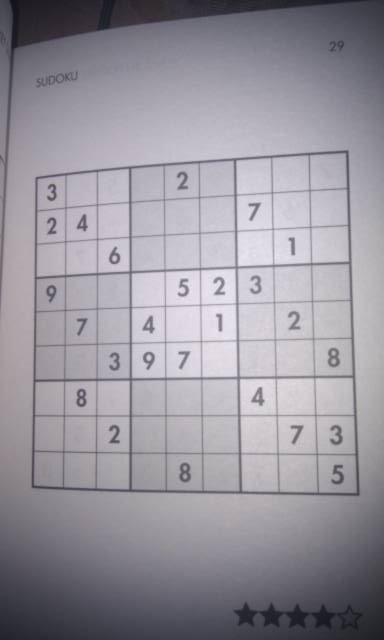
//> input picture SudokuGrabber/SudokuGrabberC/Train/sudoku2.jpg, 384 x 640 px
$ ./SudokuDetector   (built with g++ and OpenCV 4)
//> lines starting //> are read from the running program, lines starting //| are printed output that depends on the picture; after the words box and inside, x2 and y2 are one past the last pixel; in counts of white or black regions, pixels touching at a corner belong together
### SudokuGrabber/ARSudokuSolver/jni/opencv/ml.h
// [39 lines of licence text are left out]

#ifndef __OPENCV_OLD_ML_H__
#define __OPENCV_OLD_ML_H__

#include "opencv2/core/core_c.h"
#include "opencv2/core/core.hpp"
#include "opencv2/ml/ml.hpp"

#endif

### SudokuGrabber/SudokuGrabberC/src/DigitReader.h
#ifndef DIGITREADER_H_
#define DIGITREADER_H_
#include <ml.h>

class DigitReader{

public:
	DigitReader();

	bool train(char* dataPath, char* labelPath, int byteOrder);
	int recognize(CvMat* data);
	int getDataSizeX();
	int getDataSizeY();

private:
	int readInteger(FILE* fp, int byteOrder);
	bool readTrainData(char* dataPath,int byteOrder);
	bool readTrainClasses(char* labelPath,int byteOrder);
	void setDataSize(int x, int y);
	CvMat* trainData;
	CvMat* trainClasses;
	int dataSizeX;
	int dataSizeY;
	CvKNearest knn;
	int K;
};
#endif

### SudokuGrabber/SudokuGrabberC/src/DigitReader.cpp
#include <fstream>
#include <string.h>
#include "DigitReader.h"

#define MAX_NUM 60000
#define MAX_TEST 10
#define HIGH_ENDIAN 0
#define LOW_ENDIAN 1
#define ROWS 28
#define COLS 28


// [101 lines left out: functions setDataSize, train, recognize, readInteger, readTrainData, readTrainClasses, not called in this run]

DigitReader::DigitReader(){
	knn = CvKNearest();
	K = 2;
}

### SudokuGrabber/SudokuGrabberC/src/SudokuDetector.cpp
// SudokuDetector.cpp : Defines the entry point for the console application.
//

#include <cv.h>
#include <cxcore.h>
#include <highgui.h>
#include "DigitReader.h"

#define FILENAME "Train/sudoku2.jpg"
#define ROWS 28
#define COLS 28
#define HIGH_ENDIAN 0
#define LOW_ENDIAN 1


// [47 lines left out: function convertFormat, not called in this run]
void findblob(IplImage* res){

	double max = -1;
	CvPoint maxPt;
	CvConnectedComp a = CvConnectedComp();
	CvConnectedComp* comp = &a;
	int values[] = {0,1,0,1,1,1,0,1,0};
	IplConvKernel* kernal = cvCreateStructuringElementEx(3,3,1,1,CV_SHAPE_CUSTOM,values);
	cvDilate(res,res,kernal);

	for(int y = 0; y<res->height;y++){

		uchar* row = (uchar*)(res->imageData + y* res->widthStep);
		for( int x = 0; x < res->width; x++){

			if(row[x]>=128){

				cvFloodFill(res,cvPoint(x,y),CV_RGB(0,0,64),cvScalarAll(0),cvScalarAll(0),comp);
				if(comp==NULL){
				}else{
					if((comp->area)>max){
						max = comp->area;
						maxPt = cvPoint(x,y);
					}
				}
			}

		}
	}

	cvFloodFill(res, maxPt, CV_RGB(255,255,255));

	for(int y = 0; y<res->height;y++){

		uchar* row = (uchar*)(res->imageData + y* res->widthStep);
		for( int x = 0; x < res->width; x++){
			if(row[x] ==64 && x!=maxPt.x && y!=maxPt.y){
				cvFloodFill(res,cvPoint(x,y),CV_RGB(0,0,0));
			}
		}
	}
	cvErode(res,res,kernal);
	cvReleaseStructuringElement(&kernal);

}

IplImage* findCorners2(IplImage* res, CvPoint* cPoints){
	using namespace cv;
	using namespace std;

	int imgHeight = res -> height;
	int imgWidth = res->width;
	Mat sudoku = Mat(res);
	vector<KeyPoint> corners;
	cv::FAST(sudoku,corners,10,false);

	// reverse the map
	for(int y = 0; y<res->height;y++){
	uchar* row = (uchar*)(res->imageData + y* res->widthStep);
	for( int x = 0; x < res->width; x++){
		if(row[x]==0){
			row[x] = 255;
		} else{
			row[x] = 128;
		}
	}
}

	CvPoint topLeft;
	CvPoint topRight;
	CvPoint bottomLeft;
	CvPoint bottomRight;

	int disTL = INT_MAX;
	int disTR = INT_MAX;
	int disBL = INT_MAX;
	int disBR = INT_MAX;

	int end = corners.size();

	int* valueMap;
	valueMap = (int *)malloc(end*(sizeof(int)));
	int count = 0;

	count = corners.size();
	printf("Count: %d\n", count);

	// find the four corners
	for( int i = 0 ; i < count; i++){

		int tempX = corners.at(i).pt.x;
		int tempY = corners.at(i).pt.y;
		int xL = tempX;
		int xR = imgWidth - tempX;
		int yT = tempY;
		int yB = imgHeight - tempY;

		if((tempX*tempX + tempY*tempY)<disTL){
			if(tempX-2<0){
				tempX = 0;
			}else{
				tempX = tempX-2;
			}
			if(tempY - 2 < 0){
				tempY = 0;
			}else{
				tempY = tempY - 2;
			}
			topLeft = cvPoint(tempX,tempY);
			disTL = tempX*tempX + tempY*tempY;
		}

		if((xR*xR + yT*yT)<disTR){

			if(tempX+2>imgWidth){
				tempX = imgWidth;
			}else{
				tempX = tempX+2;
			}
			if(tempY - 2 < 0){
				tempY = 0;
			}else{
				tempY = tempY - 2;
			}
			topRight = cvPoint(tempX,tempY);
			disTR = xR*xR + yT*yT;
		}

		if((xL*xL + yB*yB)<disBL){
			if(tempX-2<0){
				tempX = 0;
			}else{
				tempX = tempX-2;
			}
			if(tempY +2 > imgHeight){
				tempY = imgHeight;
			}else{
				tempY = tempY + 2;
			}
			bottomLeft = cvPoint(tempX,tempY);
			disBL = xL*xL + yB*yB;
		}

		if((xR*xR + yB*yB)<disBR){
			if(tempX+2>imgWidth){
				tempX = imgWidth;
			}else{
				tempX = tempX+4;
			}
			if(tempY +2 > imgHeight){
				tempY = imgHeight;
			}else{
				tempY = tempY + 4;
			}
			bottomRight = cvPoint(tempX,tempY);
			disBR = xR*xR + yB*yB;
		}


	}

	cPoints[0] = topLeft;
	cPoints[1] = topRight;
	cPoints[2] = bottomRight;
	cPoints[3] = bottomLeft;

	cvLine( res, topLeft, bottomLeft, CV_RGB(0,0,0),1);
	cvLine( res, topLeft, topRight, CV_RGB(0,0,0),1);
	cvLine( res, bottomRight, bottomLeft, CV_RGB(0,0,0),1);
	cvLine( res, bottomRight, topRight, CV_RGB(0,0,0),1);


	// Code from AI Shack
	int maxLength = (topLeft.x - topRight.x)*(topLeft.x - topRight.x) + (topLeft.y - topRight.y)*(topLeft.y - topRight.y);
	int tempLength = (topLeft.x - bottomLeft.x)*(topLeft.x - bottomLeft.x) + (topLeft.y - bottomLeft.y)*(topLeft.y - bottomLeft.y);
	if(tempLength>maxLength){
		maxLength = tempLength;
	}
	tempLength = (bottomRight.x - bottomLeft.x)*(bottomRight.x - bottomLeft.x) + (bottomRight.y - bottomLeft.y)*(bottomRight.y - bottomLeft.y);
	if(tempLength>maxLength){
		maxLength = tempLength;
	}
	tempLength = (bottomRight.x - topRight.x)*(bottomRight.x - topRight.x) + (bottomRight.y - topRight.y)*(bottomRight.y - topRight.y);
	if(tempLength>maxLength){
		maxLength = tempLength;
	}
	maxLength = sqrt((double)maxLength);
	CvPoint2D32f src[4], dst[4];
	src[0] = cvPoint2D32f(topLeft.x,topLeft.y);
	dst[0] = cvPoint2D32f(0,0);
	src[1] = cvPoint2D32f(topRight.x,topRight.y);
	dst[1] = cvPoint2D32f(maxLength-1, 0);
	src[2] = cvPoint2D32f(bottomRight.x,bottomRight.y);
	dst[2] = cvPoint2D32f(maxLength-1, maxLength-1);
	src[3] = cvPoint2D32f(bottomLeft.x,bottomLeft.y);
	dst[3] = cvPoint2D32f(0, maxLength-1);
	IplImage* pic = cvLoadImage(FILENAME,0);
	IplImage* undistorted = cvCreateImage(
		cvSize(maxLength,maxLength),
		IPL_DEPTH_8U,
		1
	);
	CvMat* wrapMatrix = cvCreateMat(3,3,CV_32FC1);
	wrapMatrix = cvGetPerspectiveTransform(src,dst,wrapMatrix);
	cvWarpPerspective(pic,undistorted,wrapMatrix);

	// Free Memory
	cvReleaseImage(&pic);
	free(valueMap);
	return undistorted;

}

bool detectSudoku(IplImage* pic, int sudoku[9][9]){

	int offset = 5; // offest
	int imgWidth = pic->width;
	int imgHeight = pic->height;
	int sqrWidth = imgWidth/9+1;
	int sqrHeight = imgWidth/9+1;

	IplImage* greyPic = cvCreateImage(
		cvGetSize(pic),
		IPL_DEPTH_8U,
		1
	);

	IplImage* temp = cvCreateImage(cvGetSize(pic),IPL_DEPTH_8U,1);
	cvCopy(pic,temp);
	cvSmooth(temp,temp,CV_GAUSSIAN,5,5);
	cvAdaptiveThreshold(temp, greyPic, 255, CV_ADAPTIVE_THRESH_MEAN_C,
						CV_THRESH_BINARY_INV, 5,2);
	cvNamedWindow("Demo");
	cvNamedWindow("Grey");
	cvShowImage("Grey",greyPic);
	cvWaitKey(0);
	int coX = 0;  // The x coordinate of topleft vertex in the inner box
	int coY = 0;  // The y coordinate of topleft vertex in the inner box
	int coXL = 0; // The x coordinate of left edge
	int coXR = 0; // The x coordinate of right edge
	int coYT = 0; // The y coordinate of top edge
	int coYB = 0; // The y coordinate of bottom edge
	int midX = 0;
	int midY = 0;
	int width = 0;
	int height = 0;
	int detectThresholdX = 0;
	int detectThresholdY = 0;
	int widthThreshold = 0;
	int heightThreshold = 0;
	int areaThreshold = 50;  // areaThreshold
	int row = 0 ;
	int col = 0;
	int digitX = -1;
	int digitY = -1;
	int digitWidth = -1;
	int digitHeight = -1;
	CvPoint maxPoint;
	bool findNO = false;
	IplImage* piece;
	CvConnectedComp a = CvConnectedComp();
	CvConnectedComp* comp = &a;
	char dataPath[] = "Train/myTrainData";
	char labelPath[] = "Train/myTrainClasses";
	DigitReader rd = DigitReader();
	rd.train(dataPath,labelPath,LOW_ENDIAN);

	for(row = 5 ; row< 9; row++){
		coY = row * sqrHeight;
		for(col = 0; col < 9 ; col++){
			coX = col * sqrWidth;
			digitX = -1;
			digitY = -1;
			digitWidth = -1;
			digitHeight = -1;
			// Calculate the outerbox
			if(coX - offset < 0){
				coXL = 0;
			}else {
				coXL = coX - (1.5)*offset;
			}

			if(coX + offset + sqrWidth >imgWidth){
				coXR = imgWidth;
			}else{
				coXR = coX  + sqrWidth;
			}

			if(coY - offset <0){
				coYT = 0;
			}else{
				coYT = coY - (1.5)*offset;
			}

			if(coY + offset + sqrHeight > imgHeight){
				coYB = imgHeight;
			}else{
				coYB = coY + sqrHeight;
			}

			width = coXR - coXL - offset;
			height = coYB - coYT- offset;

			cvSetImageROI(greyPic,cvRect(coXL,coYT,width,height));
			piece = cvCreateImage(cvGetSize(greyPic),IPL_DEPTH_8U,1);
			cvCopy(greyPic,piece);
			cvShowImage("Demo",piece);
			cvWaitKey(0);
			detectThresholdY = height/4 +1;
			detectThresholdX = width/4 +1;
			widthThreshold = 2*width/3;
			heightThreshold = 3*height/4;
			midX = ( width+1 ) / 2;
			midY = ( height+1 ) / 2;
			int x = midX+5;
			int y = midY+5;

			for(;(x>detectThresholdX)&&(y>detectThresholdY); x--, y--){
				findNO = false;
				uchar* ptr = (uchar*)(piece->imageData + y*piece->widthStep);
				if(ptr[x]>128){
					cvFloodFill(piece,cvPoint(x,y),CV_RGB(0,0,64),cvScalarAll(0),cvScalarAll(0),comp);
					if((comp->rect.height<heightThreshold)&&(comp->rect.width<widthThreshold)&& (comp->area>areaThreshold)){
						findNO = true;
						maxPoint = cvPoint(x,y);
						digitX = comp->rect.x;
						digitY = comp->rect.y;
						digitWidth = comp->rect.width;
						digitHeight = comp->rect.height;
						cvFloodFill(piece,cvPoint(x,y),CV_RGB(0,0,128));
						break;
					}
				}
			}
			if(findNO){
				for(int i = 0; i< height ; i++){

					uchar* ptr = (uchar*)(piece->imageData + i*piece->widthStep);
					for(int j = 0; j<width; j++){

						if(ptr[j]!=128&&ptr[j]!=0){
							if((j==width-1)||(i==height-1)){

							}else{
								cvFloodFill(piece,cvPoint(j,i),CV_RGB(0,0,0));
							}
						}
					}
				}
				cvFloodFill(piece,maxPoint,CV_RGB(0,0,255));
				cvShowImage("Demo",piece);
				cvWaitKey(0);
				CvMat* test = convertFormat(piece,digitX,digitY,digitWidth,digitHeight);
				int digit = rd.recognize(test);
				sudoku[row][col] = digit;
			}else{
				sudoku[row][col] = 0;
			}

			cvResetImageROI(greyPic);
			cvReleaseImage(&piece);
		}

	}
	return true;

}


IplImage* smoothImage(IplImage* src){

	IplImage* temp = cvCreateImage(
		cvGetSize(src),
		IPL_DEPTH_8U,
		1
	);
	cvSmooth(src,temp,CV_GAUSSIAN,11,11);
	cvAdaptiveThreshold(temp, temp, 255, CV_ADAPTIVE_THRESH_MEAN_C,
						CV_THRESH_BINARY_INV, 5,2);
	return temp;

}
int main(int argc, char* argv[])
{
	int sudoku[9][9] = {{0}};
	CvPoint corners[4];
	IplImage* undistorted;
	IplImage* src = cvLoadImage(FILENAME,CV_LOAD_IMAGE_GRAYSCALE);

	IplImage* res = cvCreateImage(
		cvGetSize(src),
		IPL_DEPTH_8U,
		1
	);
	res = smoothImage(src);
//> in smoothImage, `cvAdaptiveThreshold(temp, temp, 255, CV_ADAPTIVE_THRESH_MEAN_C, CV_THR..`:
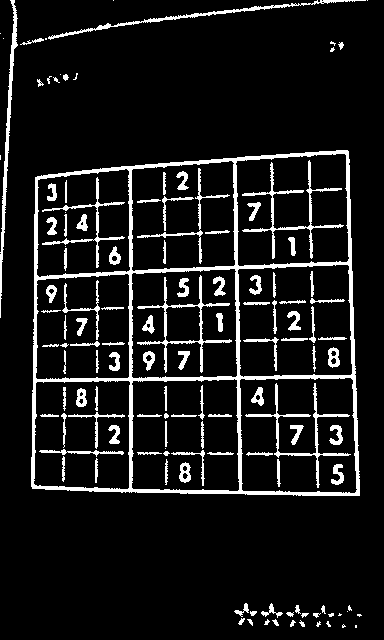
//> temp: 640 rows x 384 cols, CV_8UC1; 9.5% white; 129 white regions (26 under 20 px), largest, box (x1, y1, x2, y2) and area: (31, 150, 360, 496) 9598, (0, 0, 18, 318) 1007, (242, 160, 344, 259) 995
	findblob(res);
//> in findblob, `cvDilate(res,res,kernal);`:
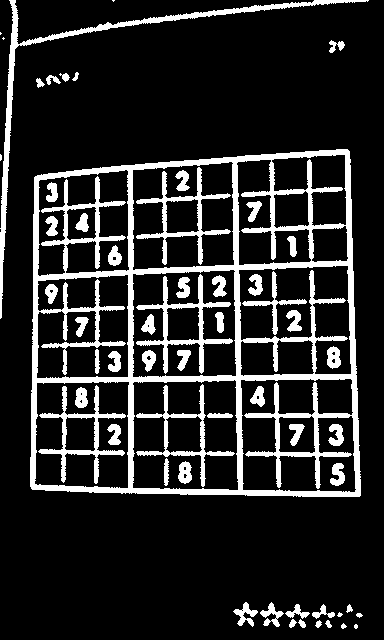
//> res: 640 rows x 384 cols, CV_8UC1; 15.5% white; 58 white regions (6 under 20 px), largest, box (x1, y1, x2, y2) and area: (30, 149, 361, 497) 21938, (0, 0, 369, 319) 3183, (136, 274, 233, 374) 1653
//> after the loop in findblob, `for(int y = 0; y<res->height;y++)`:
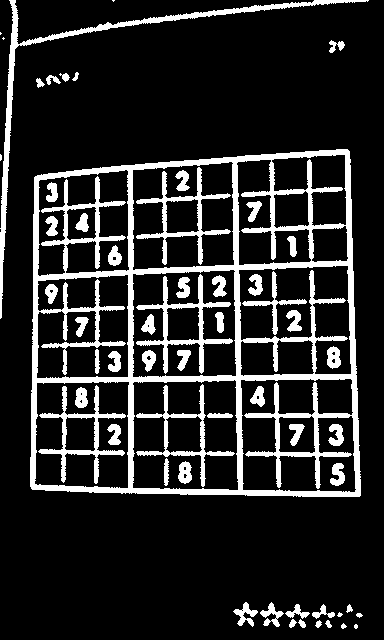
//> res: 640 rows x 384 cols, CV_8UC1; values 0 (black) and 64 (white), 15.5% white; 58 white regions (6 under 20 px), largest, box (x1, y1, x2, y2) and area: (30, 149, 361, 497) 21938, (0, 0, 369, 319) 3183, (136, 274, 233, 374) 1653
//> after the loop in findblob, `for(int y = 0; y<res->height;y++)`: max = 21843; maxPt = Point(336, 149)
//> in findblob, `cvFloodFill(res, maxPt, CV_RGB(255,255,255));`: res: 640 rows x 384 cols, CV_8UC1; 8.89% of pixels changed, all inside (x1, y1, x2, y2) = (30, 149, 361, 497)
//> after the loop in findblob, `for(int y = 0; y<res->height;y++)`:
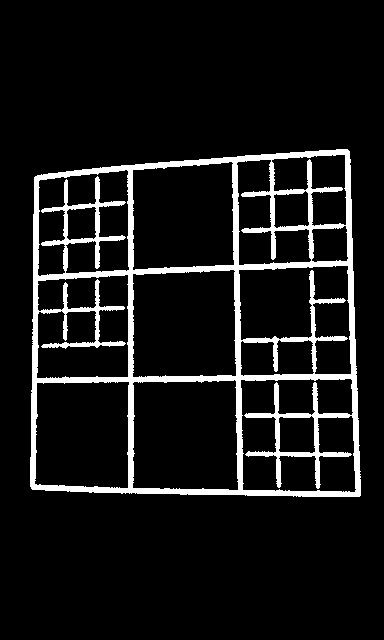
//> res: 640 rows x 384 cols, CV_8UC1; 8.9% white; 1 white region, box (x1, y1, x2, y2) and area: (30, 149, 361, 497) 21843
	cvNamedWindow("Original");

	undistorted = findCorners2(res,corners);
//> in findCorners2, `cv::FAST(sudoku,corners,10,false);`: corners = 972 keypoints; strongest (x, y, size): (346, 150, 7), (347, 150, 7), (347, 151, 7), (348, 151, 7)
//> after the loop in findCorners2, `for(int y = 0; y<res->height;y++)`: res: 640 rows x 384 cols, CV_8UC1; values 128 (black) and 255 (white), 94.4% white; 26 black regions (3 under 20 px), largest, box (x1, y1, x2, y2) and area: (31, 150, 360, 496) 9603, (242, 160, 344, 259) 998, (245, 383, 351, 488) 918
//> in findCorners2, `int end = corners.size();`: end = 972
//| Count: 972
//> the loop in findCorners2, `for( int i = 0 ; i < count; i++)` made 972 passes
//> (xL, xR, yT, yB, disTL, topRight) on pass 1: (346, 38, 150, 490, 140240, Point(346, 146))
//> (xL, xR, yT, yB, topLeft, disTL) on pass 6: (332, 52, 154, 486, Point(330, 152), 132004)
//> in findCorners2, `cvLine( res, bottomRight, topRight, CV_RGB(0,0,0),1);`:
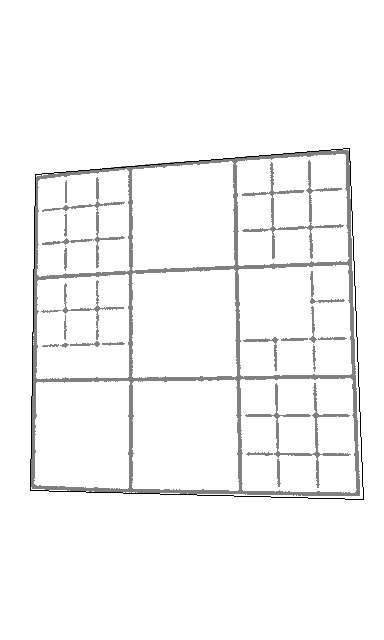
//> res: 640 rows x 384 cols, CV_8UC1; min 0, max 255, mean 246.7
//> in findCorners2, `IplImage* undistorted = cvCreateImage( cvSize(maxLength,maxLength), IP..`: undistorted: 351 rows x 351 cols, CV_8UC1; every value is 0
//> in findCorners2, `cvWarpPerspective(pic,undistorted,wrapMatrix);`:
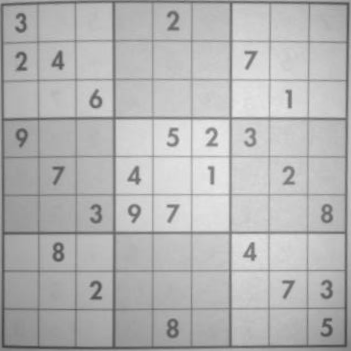
//> undistorted: 351 rows x 351 cols, CV_8UC1; min 65, max 236, mean 179.9
	cvShowImage("Original",src);
	detectSudoku(undistorted,sudoku);
//> in detectSudoku, `cvAdaptiveThreshold(temp, greyPic, 255, CV_ADAPTIVE_THRESH_MEAN_C, CV_..`:
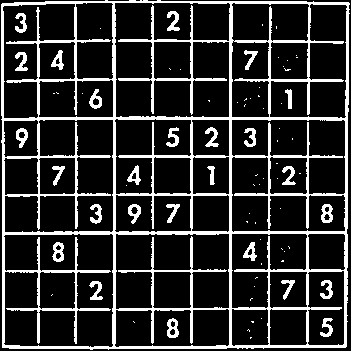
//> greyPic: 351 rows x 351 cols, CV_8UC1; 17.9% white; 80 white regions (53 under 20 px), largest, box (x1, y1, x2, y2) and area: (1, 0, 350, 350) 18609, (167, 318, 179, 338) 151, (52, 242, 64, 262) 150
//> (the run ends here: the program needs code that is not available in this run, at `knn = CvKNearest();`)

$ run again, with SudokuGrabber/SudokuGrabberC/Train/sudoku1.jpg copied over SudokuGrabber/SudokuGrabberC/Train/sudoku2.jpg
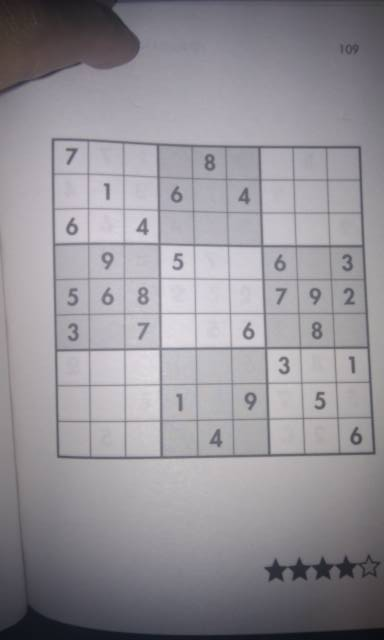
//> input picture SudokuGrabber/SudokuGrabberC/Train/sudoku1.jpg, 384 x 640 px
//> the loop in findblob, `for(int y = 0; y<res->height;y++)` made 640 passes
//> (max, maxPt) on passes 1 to 3: (476, Point(112, 0)), (476, Point(112, 0)), (476, Point(112, 0))
//> after the loop in findblob, `for(int y = 0; y<res->height;y++)`:
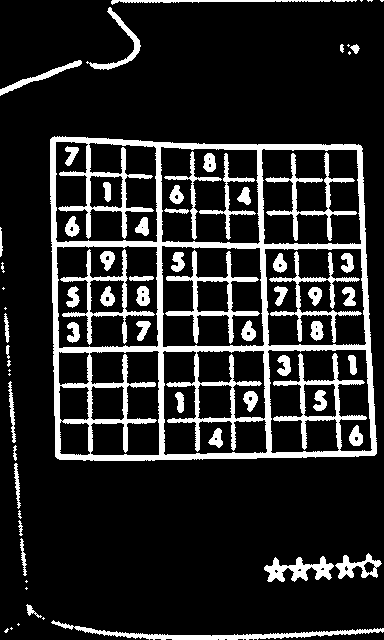
//> res: 640 rows x 384 cols, CV_8UC1; values 0 (black) and 64 (white), 15.3% white; 73 white regions (17 under 20 px), largest, box (x1, y1, x2, y2) and area: (50, 136, 377, 461) 20239, (165, 250, 260, 344) 1593, (51, 620, 384, 640) 1473
//> after the loop in findblob, `for(int y = 0; y<res->height;y++)`: max = 20239; maxPt = Point(54, 136)
//> corners = 986 keypoints; strongest (x, y, size): (54, 137, 7), (52, 138, 7), (53, 138, 7), (51, 139, 7)
//> end = 986
//| Count: 986
//> the loop in findCorners2, `for( int i = 0 ; i < count; i++)` made 986 passes
//> (xL, xR, yT, yB, disTL, topRight) on pass 1: (54, 330, 137, 503, 20929, Point(54, 133))
//> in detectSudoku, `cvAdaptiveThreshold(temp, greyPic, 255, CV_ADAPTIVE_THRESH_MEAN_C, CV_..`:
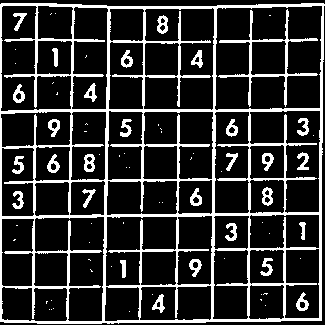
//> greyPic: 325 rows x 325 cols, CV_8UC1; 18.9% white; 77 white regions (47 under 20 px), largest, box (x1, y1, x2, y2) and area: (0, 3, 325, 324) 15671, (218, 9, 318, 107) 1012, (84, 154, 95, 172) 135

$ run again, with SudokuGrabber/SudokuGrabberC/Train/sudoku6.jpg copied over SudokuGrabber/SudokuGrabberC/Train/sudoku2.jpg
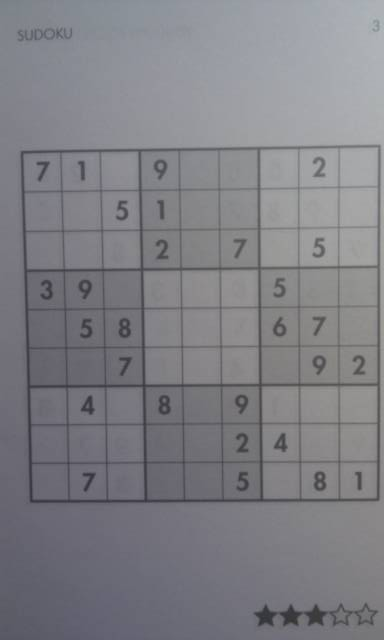
//> input picture SudokuGrabber/SudokuGrabberC/Train/sudoku6.jpg, 384 x 640 px
//> the loop in findblob, `for(int y = 0; y<res->height;y++)` made 640 passes
//> (max, maxPt) on passes 1 to 3: (-1, Point(0, 0)), (-1, Point(0, 0)), (-1, Point(0, 0))
//> after the loop in findblob, `for(int y = 0; y<res->height;y++)`:
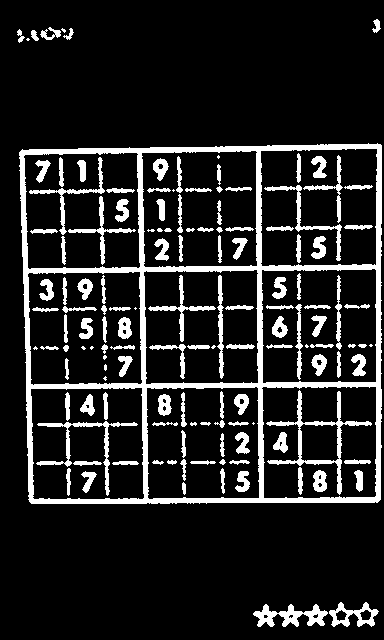
//> res: 640 rows x 384 cols, CV_8UC1; values 0 (black) and 64 (white), 13.6% white; 137 white regions (17 under 20 px), largest, box (x1, y1, x2, y2) and area: (19, 143, 382, 504) 14976, (266, 390, 372, 495) 1272, (36, 421, 138, 496) 845
//> after the loop in findblob, `for(int y = 0; y<res->height;y++)`: max = 14976; maxPt = Point(368, 143)
//> corners = 586 keypoints; strongest (x, y, size): (368, 144, 7), (377, 144, 7), (321, 145, 7), (378, 145, 7)
//> end = 586
//| Count: 586
//> the loop in findCorners2, `for( int i = 0 ; i < count; i++)` made 586 passes
//> (xL, xR, yT, yB, disTL, topRight) on pass 1: (368, 16, 144, 496, 154120, Point(368, 140))
//> in detectSudoku, `cvAdaptiveThreshold(temp, greyPic, 255, CV_ADAPTIVE_THRESH_MEAN_C, CV_..`:
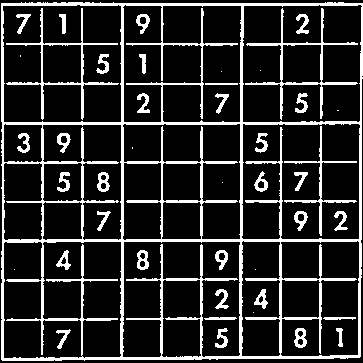
//> greyPic: 363 rows x 363 cols, CV_8UC1; 16.5% white; 44 white regions (9 under 20 px), largest, box (x1, y1, x2, y2) and area: (1, 2, 363, 361) 15293, (245, 8, 358, 120) 1096, (6, 8, 119, 120) 1023

$ run again, with SudokuGrabber/SudokuGrabberC/Train/sudoku7.jpg copied over SudokuGrabber/SudokuGrabberC/Train/sudoku2.jpg
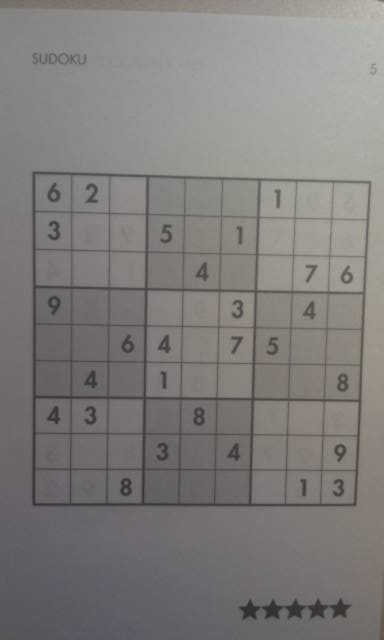
//> input picture SudokuGrabber/SudokuGrabberC/Train/sudoku7.jpg, 384 x 640 px
//> the loop in findblob, `for(int y = 0; y<res->height;y++)` made 640 passes
//> (max, maxPt) on passes 1 to 3: (22, Point(375, 0)), (22, Point(375, 0)), (22, Point(375, 0))
//> after the loop in findblob, `for(int y = 0; y<res->height;y++)`: max = 13877; maxPt = Point(34, 170)
//> corners = 498 keypoints; strongest (x, y, size): (34, 171, 7), (42, 171, 7), (52, 171, 7), (32, 172, 7)
//> end = 498
//| Count: 498
//> the loop in findCorners2, `for( int i = 0 ; i < count; i++)` made 498 passes
//> (xL, xR, yT, yB, disTL, topRight) on pass 1: (34, 350, 171, 469, 29585, Point(34, 167))
//> in detectSudoku, `cvAdaptiveThreshold(temp, greyPic, 255, CV_ADAPTIVE_THRESH_MEAN_C, CV_..`:
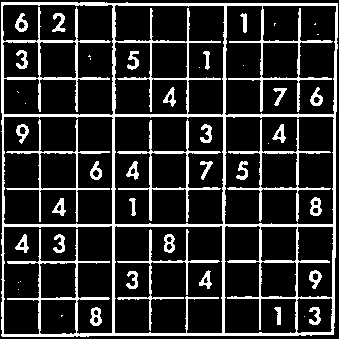
//> greyPic: 339 rows x 339 cols, CV_8UC1; 17.2% white; 48 white regions (15 under 20 px), largest, box (x1, y1, x2, y2) and area: (1, 2, 338, 337) 12980, (117, 119, 221, 222) 1040, (227, 119, 331, 222) 964
